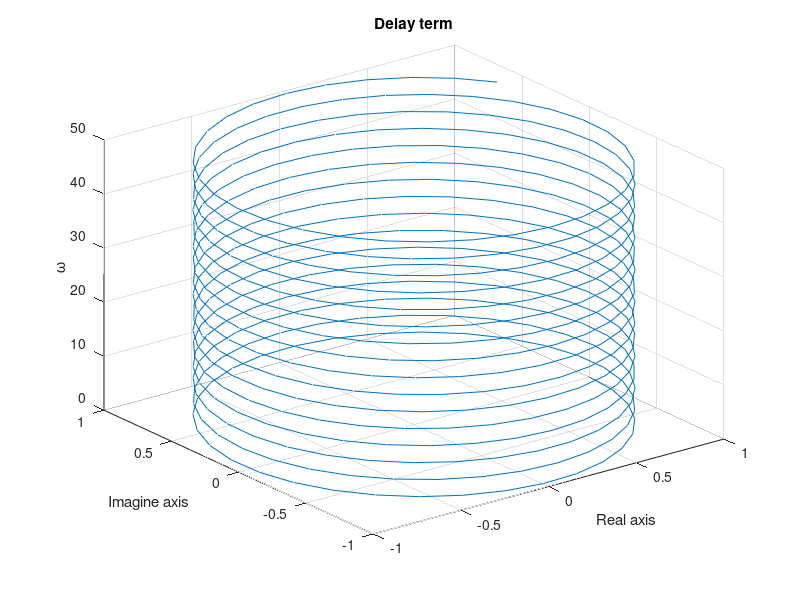
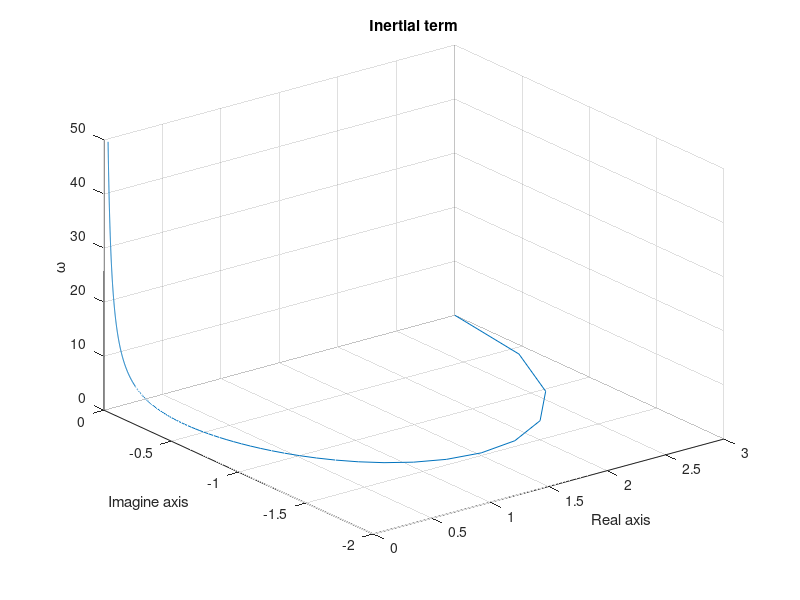
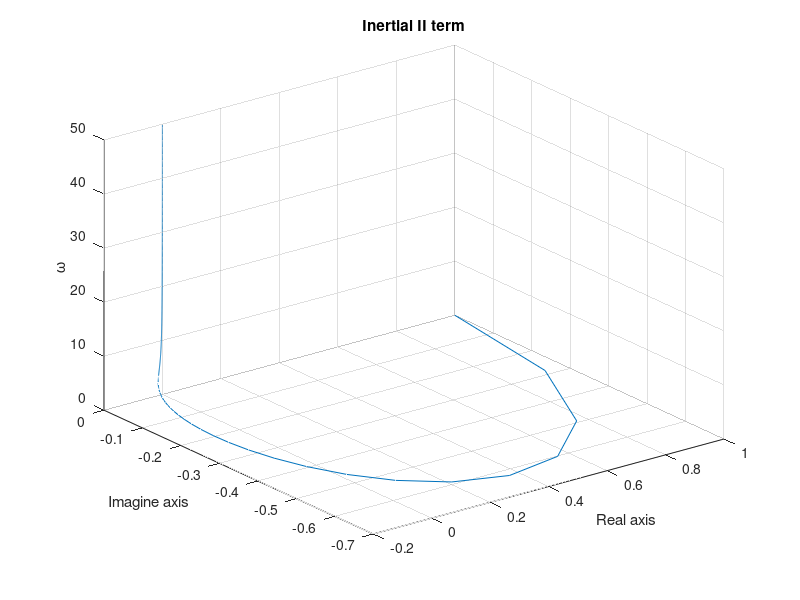
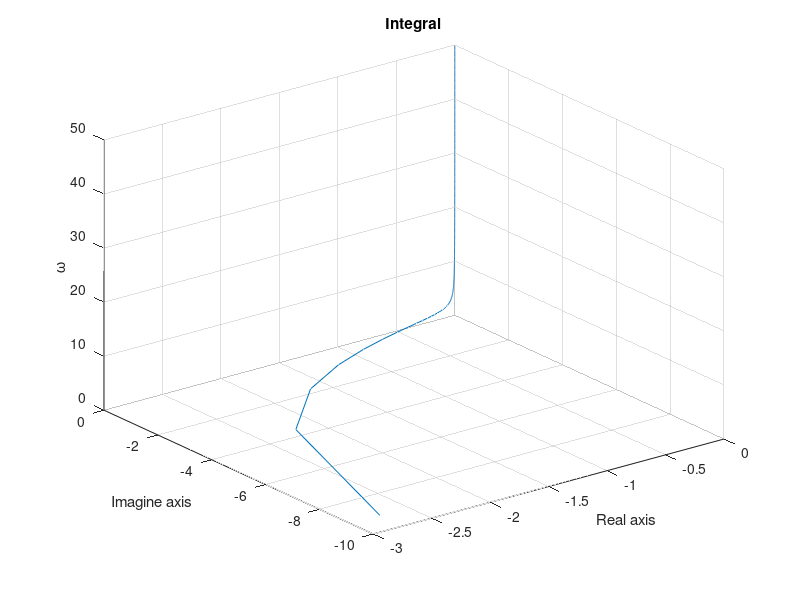

These charts were generated, in order, by the following MATLAB code: (Note: this script raises an error after producing the figures.)
clear all;

figure(1)
T = 2;
omega = 0.0:0.1:50;
K = exp(-omega*T*j);
re = real(K);
im = imag(K);
plot3(re,im,omega)
xlabel('Real axis')
ylabel('Imagine axis')
zlabel('\omega')
title('Delay term')
grid on;

figure(2)
k = 3;
T = 2;
omega = 0.0:0.1:50;
K1 = k./(1+omega*T*j);
re = real(K1);
im = imag(K1);
plot3(re,im,omega)
xlabel('Real axis')
ylabel('Imagine axis')
zlabel('\omega')
title('Inertial term')
grid on;

figure(3)
T1 = 2;
T2 = 1;
omega = 0.0:0.1:50;
M = (T1.*omega*j+1).*(T2.*omega*j+1);
Kr = 1./M;
re = real(Kr);
im = imag(Kr);
plot3(re,im,omega)
xlabel('Real axis')
ylabel('Imagine axis')
zlabel('\omega')
title('Inertial II term')
grid on;

figure(4)
T = 3;
k = 1;
omega = 0.0:0.1:50;
L = k;
M = (1.*omega*j).*(T.*omega*j+1);
Krr = L./M;
re = real(Krr);
im = imag(Krr);
plot3(re,im,omega)
xlabel('Real axis')
ylabel('Imagine axis')
zlabel('\omega')
title('Integral')
grid on;

figure(5)
T = 2;
Td = 2;
omega = 0.0:0.1:100;
L = T.*omega*j;
M = Td.*omega*j+1;
Kp = L/M;
re = real(Kp);
im = imag(Kp);
plot3(re,im,omega)
xlabel('Real axis')
ylabel('Imagine axis')
zlabel('\omega')
title('Derivative')
grid on;



